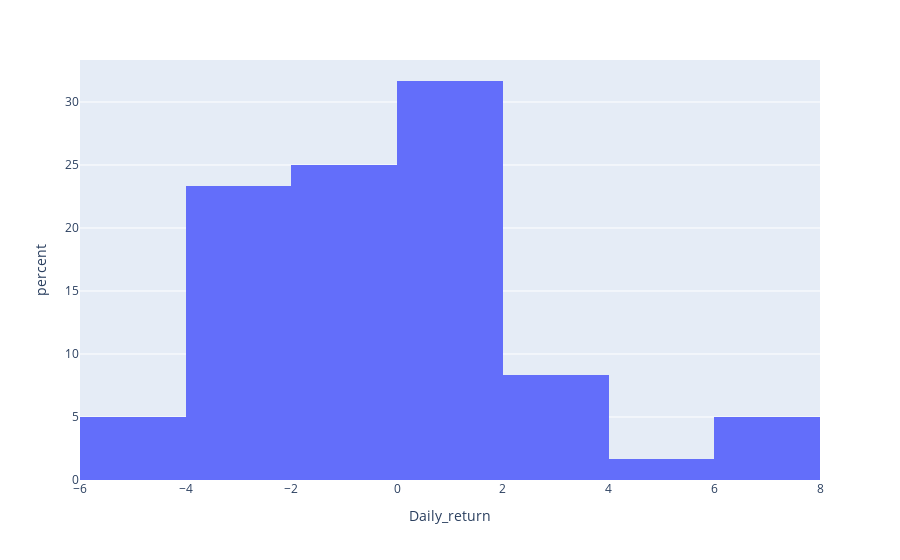

This figure's notebook cell:
### Code cell
dfig = go.Figure()
px.histogram(df.head(60), x="Daily_return",histnorm='percent')

### Figure 1 — Plotly figure (JSON) as saved in the notebook; plotly's stock layout.template omitted (floating-point values rounded to 4 significant figures)
{"data": [{"alignmentgroup": "True", "bingroup": "x", "histnorm": "percent", "hovertemplate": "Daily_return=%{x}<br>percent=%{y}<extra></extra>", "legendgroup": "", "marker": {"color": "#636efa"}, "name": "", "offsetgroup": "", "orientation": "v", "showlegend": false, "type": "histogram", "x": [-2.149, 0, 2.365, -3.63, 4.452, 0, -0.9836, 1.325, 2.124, -0.48, 1.768, -0.9479, -0.4785, 1.923, -1.258, -3.185, -2.632, -1.351, -3.596, 0.5329, -0.1767, -2.655, 0.1818, 0.1815, 2.717, 1.058, 1.92, 0, -0.6849, -1.207, 0.8726, -2.249, 0, -1.062, -2.326, 1.099, -0.9058, -0.7313, 3.131, 0.3571, 0.8897, -2.469, -1.266, -1.099, 1.481, -2.555, 0.5618, -2.421, -1.527, -4.07, -3.434, 3.556, -2.828, 0.8316, -3.711, -5.782, 6.591, -4.691, 7.383, 6.667], "xaxis": "x", "yaxis": "y"}], "layout": {"barmode": "relative", "legend": {"tracegroupgap": 0}, "margin": {"t": 60}, "xaxis": {"anchor": "y", "domain": [0, 1], "title": {"text": "Daily_return"}}, "yaxis": {"anchor": "x", "domain": [0, 1], "title": {"text": "percent"}}}}
